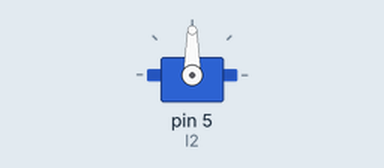
A sketch run on a simulated Arduino Uno, built with avr-gcc and run on an emulated ATmega328P. Parts: servo.

Above: at 0.05 s.
At 3.45 s:
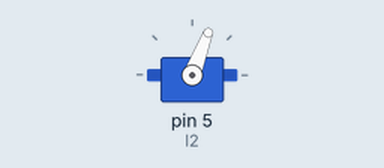
At 4.55 s:
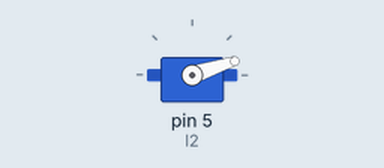
At 6.0 s:
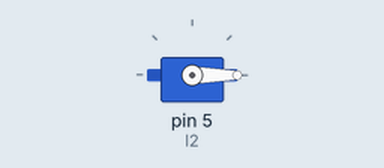
Timing chart, 0 to 7.8 s (numbered marks = the images above):
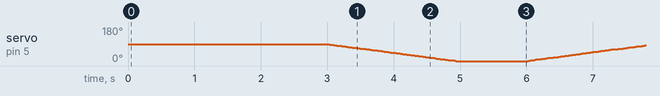

The sketch:

l2.ino
```cpp
#include<VarSpeedServo.h>

VarSpeedServo l2;

void setup()
{
  l2.attach(5);
}

void loop()
{
  delay(3000);
  l2.write(0,30);
  delay(3000);
  l2.write(180,30);
}
```
